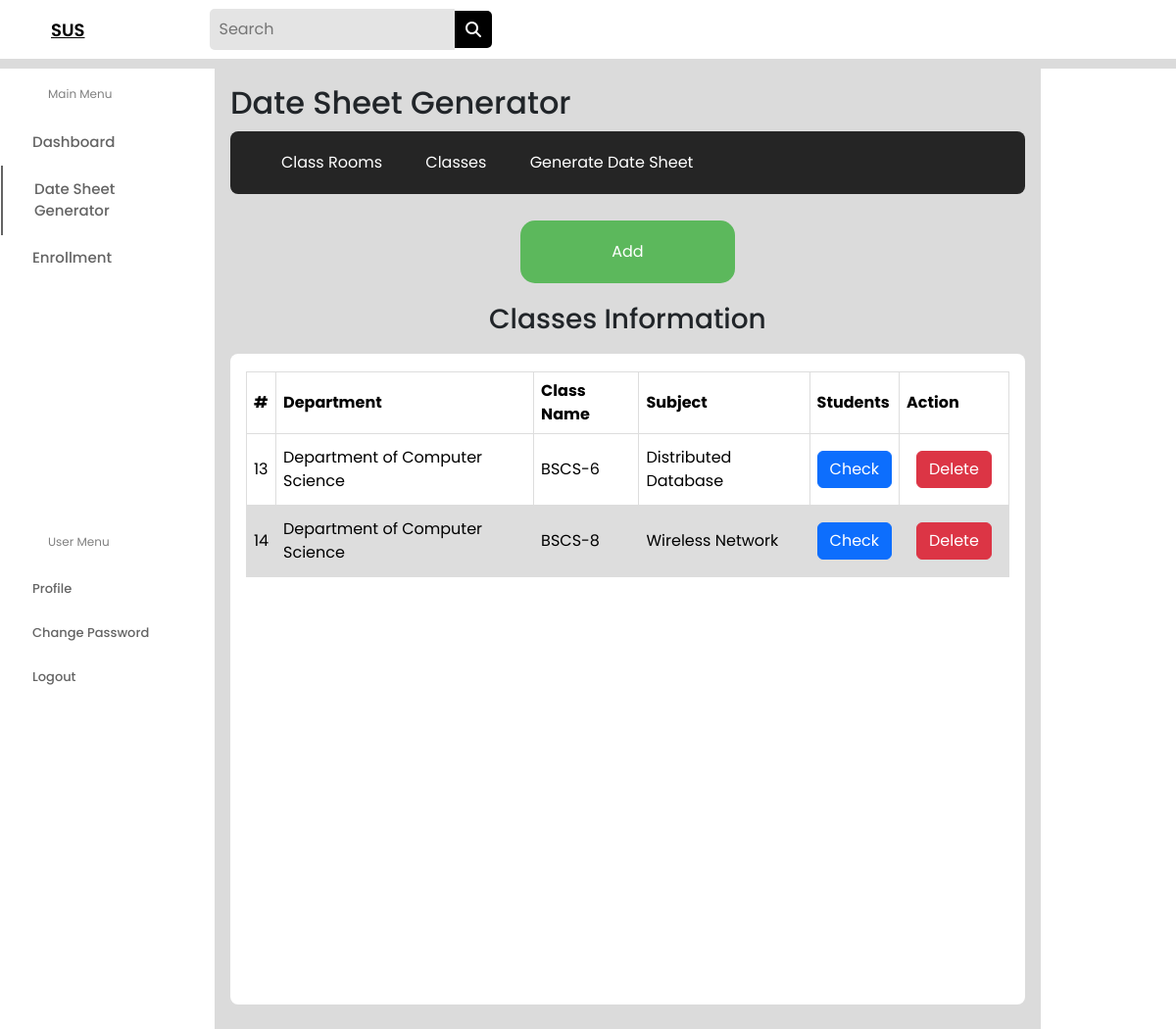
The page /dt-classes.php (signed in) on the database its author committed.
### tables this page shows
CREATE TABLE `dt_class` (
  `id` int(11) NOT NULL,
  `dept_ID` int(11) NOT NULL,
  `class_ID` int(11) NOT NULL,
  `subject` varchar(100) NOT NULL
);

CREATE TABLE `department` (
  `dept_id` int(11) NOT NULL,
  `dept_name` varchar(100) NOT NULL
);

CREATE TABLE `class_table` (
  `id` int(11) NOT NULL,
  `class_name` varchar(100) NOT NULL,
  `dep_id` int(11) NOT NULL
);

### dt-classes.php (the view, shortened to what this page needs)
<?php
include "connection.php";
?>
<!DOCTYPE html>
<html lang="en">
<head>
  <link rel="stylesheet" href="bootstrap/css/bootstrap.css">
  <link rel="stylesheet" href="css/timetable-gen.css" />
  <link rel="stylesheet" href="https://cdnjs.cloudflare.com/ajax/libs/font-awesome/6.2.0/css/all.min.css" />
</head>
<body>
  <form action="dt-classes.php" method="POST">
    <header class="header">
      <div class="logo">
        <a href="#">SUS</a>
        <div class="search_box">
          <input type="text" placeholder="Search">
          <i class="fa-sharp fa-solid fa-magnifying-glass"></i>
        </div>
      </div>
    </header>
    <div class="s_container">
      <nav>
        <div class="side_navbar">
          <span>Main Menu</span>
          <a href="man_dashboard.php">Dashboard</a>
          <a href="dt-classrooms.php" class="active">Date Sheet Generator</a>
          <a href="a_enrollment.php">Enrollment</a>
          <div class="links">
            <span>User Menu</span>
            <a href="#">Profile</a>
            <a href="#">Change Password</a>
            <a href="logout.php">Logout</a>
          </div>
        </div>
      </nav>
      <div class="main-body">
        <h2>Date Sheet Generator</h2>
        <div class="promo_card">
          <ul>
            <li><a href="dt-classrooms.php">Class Rooms</a></li>
            <li><a href="dt-classes.php">Classes</a></li>
            <li><a href="dt-generate.php">Generate Date Sheet</a></li>
          </ul>
        </div>
        <div class="add">
          <button button type="button" class="btn" data-bs-toggle="modal" data-bs-target="#classModal">Add</button>
        </div>
        <div class="caption">
          <h3>Classes Information</h3>
        </div>
        <div class="table-info">
          <table>
            <thead">
              <tr>
                <th>#</th>
                <th>Department</th>
                <th>Class Name</th>
                <th>Subject</th>
                <th>Students</th>
                <th>Action</th>
              </tr>
              <tbody id="t_body">
                <?php
                $sql = "SELECT dt_class.id,dt_class.class_ID,dt_class.subject,department.dept_name,class_table.class_name FROM `dt_class` INNER JOIN
                       department ON dt_class.dept_ID=department.dept_id INNER JOIN class_table
              ON dt_class.class_ID=class_table.id";
                $result = mysqli_query($conn, $sql);
                if (mysqli_num_rows($result) > 0) {
                  while ($row = mysqli_fetch_assoc($result)) {
                    echo "<tr id='" . $row['class_ID'] . "'>
                          <td>" . $row['id'] . "</td>
                          <td>" . $row['dept_name'] . "</td>
                          <td>" . $row['class_name'] . "</td>
                          <td>" . $row['subject'] . "</td>
                          <td>
                          <a class='btn btn-primary view_btn' data-bs-toggle='modal' data-bs-target='#studentModal'>Check</a>
                          </td>
                          <td>
                          <button type='button' class='btn btn-danger'><a href='dt-classes.php?delid=$row[id]' style='text-decoration: none; color: white;'>Delete</a></button>
                          </td>
                        </tr>";
                  }
                }
                ?>
              </tbody>
          </table>
        </div>
      </div>
      <div class="sidebar">
      </div>
    </div>
  </form>
</body>
</html>

### css/timetable-gen.css (style rules this page uses)
* { margin: 0; padding: 0; border: none; outline: none; text-decoration: none; box-sizing: border-box; font-family: "Poppins", sans-serif; }
body { background: rgb(219, 219, 219); }
.header { display: flex; align-items: center; justify-content: space-between; height: 60px; padding: 20px; background: #fff; }
.logo { display: flex; align-items: center; }
.logo a { color: #000; font-size: 18px; font-weight: 600; margin: 2rem 8rem 2rem 2rem; }
.search_box { display: flex; align-items: center; }
.search_box input { padding: 9px; width: 250px; background: rgb(228, 228, 228); border-top-left-radius: 5px; border-bottom-left-radius: 5px; }
.search_box i { padding: 0.66rem; cursor: pointer; color: #fff; background: #000; border-top-right-radius: 5px; border-bottom-right-radius: 5px; }
.s_container { margin-top: 10px; display: flex; justify-content: space-between; }
nav { background: #fff; }
.side_navbar { padding: 1px; display: flex; flex-direction: column; }
.side_navbar span { color: gray; margin: 1rem 3rem; font-size: 12px; }
.side_navbar a { text-decoration: none; width: 100%; padding: 0.8rem 2rem; font-weight: 500; font-size: 15px; color: rgb(100, 100, 100); }
.links { margin-top: 15rem; display: flex; flex-direction: column; margin-bottom: 21rem; }
.links a { font-size: 13px; }
.side_navbar .active { border-left: 2px solid rgb(100, 100, 100); }
.main-body { width: 74%; padding: 1rem; }
.promo_card { width: 100%; color: #fff; margin-top: 10px; border-radius: 8px; background: rgb(37, 37, 37); }
.promo_card h1, .promo_card span, button { margin: 10px; }
.promo_card ul { list-style-type: none; }
.promo_card ul li { display: inline-block; padding: 20px; }
.promo_card ul li a { text-decoration: none; color: white; cursor: pointer; }
.add { display: flex; justify-content: center; align-items: center; height: 85px; }
.add button { width: 27%; height: 4em; border-radius: 15px; font-size: medium; cursor: pointer; color: white; background-color: #5cb85c; }
.caption h3 { padding: 10px; text-align: center; }
.table-info { align-items: center; justify-content: space-between; width: 100%; height: 70%; color: black; border-radius: 8px; padding: 0.5rem 1rem 1rem 1rem; background: #fff; }
table { margin-top: 10px; font-family: arial, sans-serif; border-collapse: collapse; width: 100%; }
td, th { border: 1px solid #dddddd; text-align: left; padding: 7px; }
tr:nth-child(even) { background-color: #dddddd; }
.sidebar { width: 12%; padding: 2rem 1rem; background: #fff; }

### rows shown on the page
dt_class: id "13", dept_ID.dept_name "Department of Computer Science", class_ID.class_name "BSCS-6", subject "Distributed Database"
dt_class: id "14", dept_ID.dept_name "Department of Computer Science", class_ID.class_name "BSCS-8", subject "Wireless Network"
